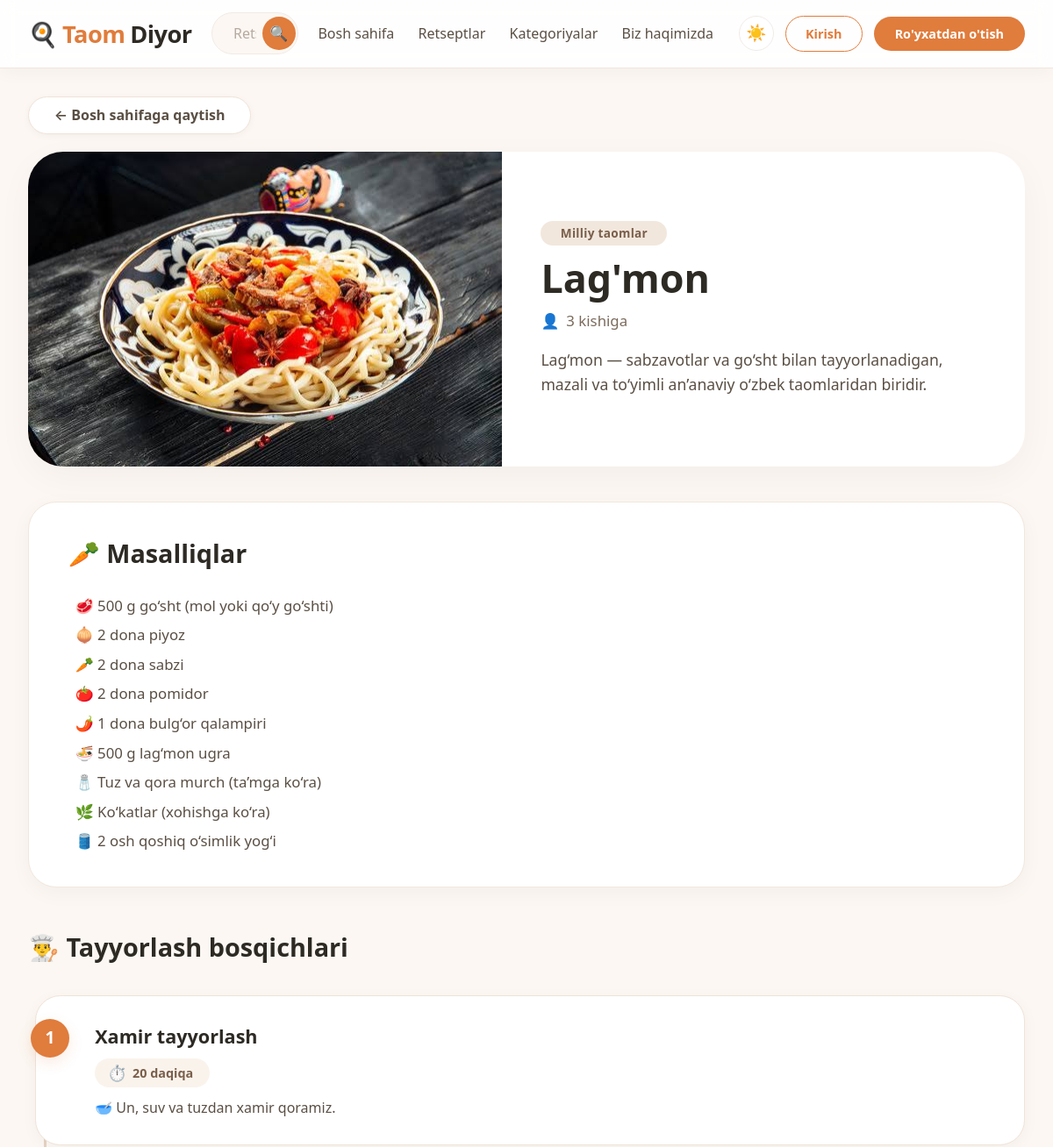
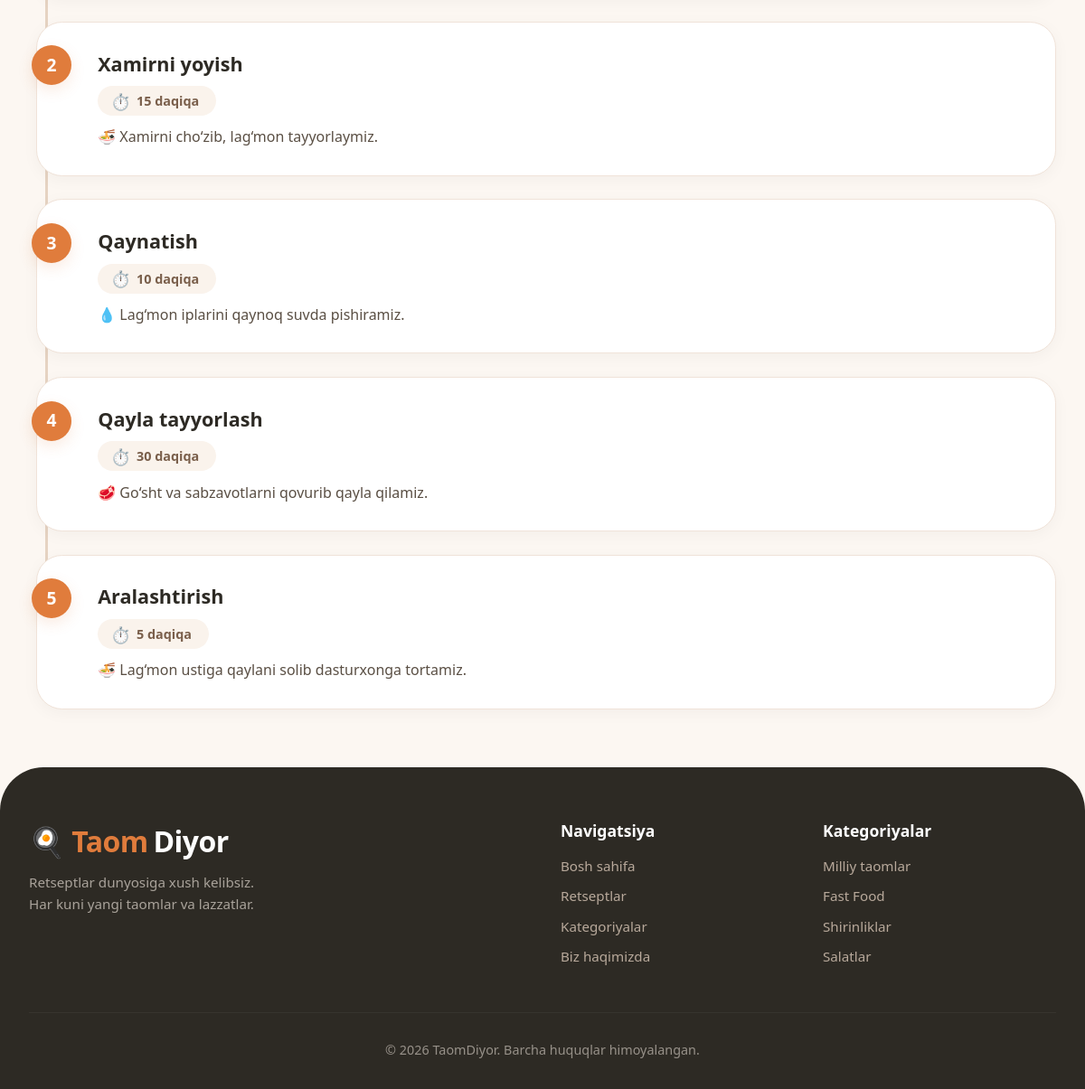
Page /recipe/3/ on the committed database (2 pictures, top to bottom).
### main/models.py (models this page shows, shortened)
class Recipe(models.Model):
    name = models.CharField(max_length=200)
    description = models.TextField()
    ingredients = models.TextField()
    category = models.CharField(max_length=100)
    servings = models.PositiveIntegerField(
        help_text="Necha kishiga"
    )
    image = models.ImageField(
        upload_to='recipes/',
        blank=True,
        null=True
    )
    created_at = models.DateTimeField(auto_now_add=True)

class RecipeStep(models.Model):
    recipe = models.ForeignKey(
        Recipe,
        on_delete=models.CASCADE,
        related_name='steps'
    )
    step_number = models.PositiveIntegerField()
    title = models.CharField(max_length=200)
    description = models.TextField()
    time_minutes = models.PositiveIntegerField(
        help_text="Bu qadam necha daqiqa davom etadi?"
    )

### main/views.py (the view)
# urls.py: path('recipe/<int:recipe_id>/', views.recipe_detail, name='recipe_detail'),
def recipe_detail(request, recipe_id):
    recipe = get_object_or_404(Recipe, id=recipe_id)
    context = {
        'recipe': recipe
    }
    return render(request, 'main/recipe_detail.html', context)

### main/templates/main/recipe_detail.html (shortened to what this page needs)
{% extends 'main/base.html' %}
{% block content %}
    <main class="container-narrow">
        <div class="back-row">
            <a href="{% url 'home' %}" class="btn-back">
                ← Bosh sahifaga qaytish
            </a>
        </div>
        <div class="recipe-header">
            <div class="recipe-image-wrap">
                {% if recipe.image %}
                    <img src="{{ recipe.image.url }}" alt="{{ recipe.name }}">
                {% else %}
                    <div class="placeholder">🍽️</div>
                {% endif %}
            </div>
            <div class="recipe-info">
                <span class="category-badge">{{ recipe.category }}</span>
                <h1>{{ recipe.name }}</h1>
                <div class="servings">
                    <span>👤</span> {{ recipe.servings }} kishiga
                </div>
                <p class="description">{{ recipe.description }}</p>
            </div>
        </div>
        <section class="ingredients-section">
            <h2>🥕 Masalliqlar</h2>
            <div class="ingredients-list">{{ recipe.ingredients|linebreaksbr }}</div>
        </section>
        <section class="steps-section">
            <h2>👨‍🍳 Tayyorlash bosqichlari</h2>
            <div class="steps-timeline">
                {% for step in recipe.steps.all %}
                    <div class="step-card">
                        <div class="step-number">{{ step.step_number }}</div>
                        <div class="step-title">{{ step.title }}</div>
                        <div class="step-time">
                            <span>⏱️</span> {{ step.time_minutes }} daqiqa
                        </div>
                        <div class="step-description">{{ step.description }}</div>
                    </div>
                {% empty %}
                    <div class="empty-steps">
                        <span>📋</span>
                        Bu retsept uchun hali bosqichlar qo‘shilmagan.
                    </div>
                {% endfor %}
            </div>
        </section>
    </main>
{% endblock %}

### rows in the picture
Recipe: image (picture), category "Milliy taomlar", name "Lag'mon", servings "3", description "Lag‘mon — sabzavotlar va go‘sht bilan tayyorlanadigan, mazali va to‘yimli an’anaviy o‘zbek taomlaridan biridir.", ingredients "🥩 500 g go‘sht (mol yoki qo‘y go‘shti) 🧅 2 dona piyoz 🥕 2 dona sabzi 🍅 2 dona pomidor 🌶️ 1 dona bulg‘or qalampiri 🍜 500 g lag‘mon ugra 🧂 Tuz va qora murch (ta’mga ko‘ra) 🌿 Ko‘katlar (xohishga ko‘ra) 🛢️ 2 osh qoshiq o‘simlik yog‘i"
RecipeStep: step_number "1", title "Xamir tayyorlash", time_minutes "20", description "🥣 Un, suv va tuzdan xamir qoramiz."
RecipeStep: step_number "2", title "Xamirni yoyish", time_minutes "15", description "🍜 Xamirni cho‘zib, lag‘mon tayyorlaymiz."
RecipeStep: step_number "3", title "Qaynatish", time_minutes "10", description "💧 Lag‘mon iplarini qaynoq suvda pishiramiz."
RecipeStep: step_number "4", title "Qayla tayyorlash", time_minutes "30", description "🥩 Go‘sht va sabzavotlarni qovurib qayla qilamiz."
RecipeStep: step_number "5", title "Aralashtirish", time_minutes "5", description "🍜 Lag‘mon ustiga qaylani solib dasturxonga tortamiz."
